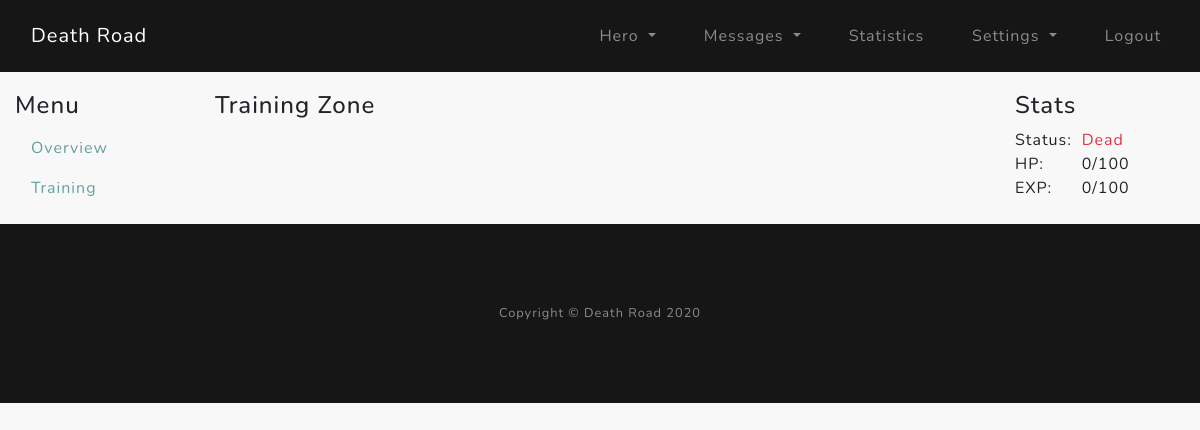
The app's page /hero/training (signed in), older data.
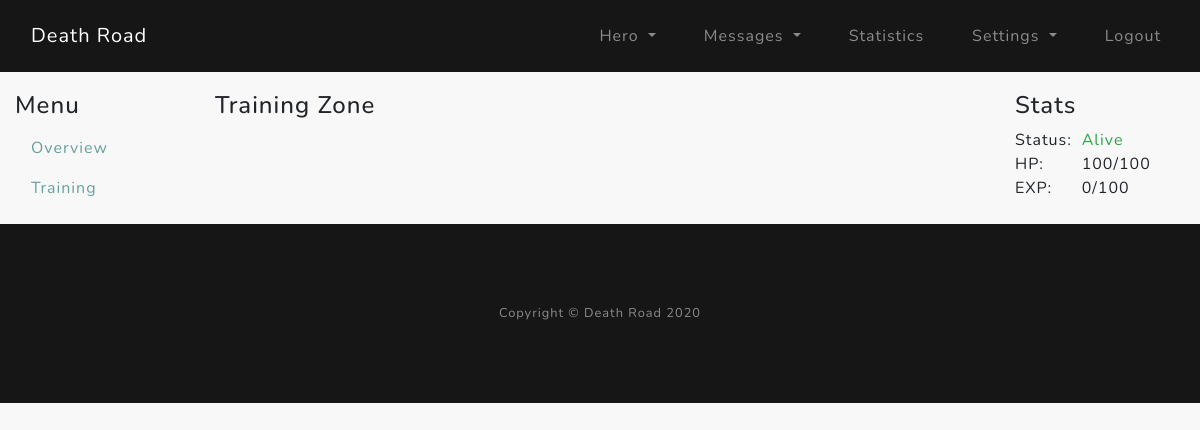
The same page, newer data.
### core/models.py (models this page shows)
class Hero(db.Model):
    __tablename__ = "hero"
    acc_id = Column(Integer, primary_key=True)  # hero id connected to account id
    name = Column(String(16), unique=True)  # name of the hero
    gender = Column(Boolean)  # 0 - male / 1 - female
    date_created = Column(DateTime)  # date created the hero
    level = Column(Integer)  # current level of the hero
    current_exp = Column(Integer)  # current experience of hero
    next_lvl_exp = Column(Integer)  # exp needed for next level
    hp = Column(Integer)  # current hero health HP
    hp_max = Column(Integer)  # current hero health HP
    hp_regen_rate = Column(Integer)  # hp regeneration per second
    hp_check_regen = Column(DateTime)  # used to calculate the regenerated hp over time
    alive = Column(Integer)  # Check if hero is Death (0), Reviving (1), Alive (2)
    death_check = Column(DateTime)  # Time when the hero was revived
    attack_point = Column(Integer)  # attack points needed to calculate damage

### core/hero/routes.py (the view)
@hero.route("/hero/training")
@login_required
def hero_training():
    if acc_has_hero(current_user.id):
        return redirect(url_for("hero.hero_create"))
    hp_regeneration(current_user.id)
    hero = Hero.query.filter_by(acc_id=current_user.id).first()
    if hero.alive == 1:
        revive_hero(current_user.id)
    return render_template("hero_training.html", hero=hero)

### core/hero/utils.py (called while the page is built, shortened)
def acc_has_hero(current_acc_id):
    hero = Hero.query.filter_by(acc_id=current_acc_id).first()
    return False if hero else True

def hp_regeneration(current_acc_id):
    regen = Hero.query.filter_by(acc_id=current_acc_id).first()

### core/models.py (called while the page is built)
@login_manager.user_loader
def load_user(user_id):
    return User.query.get(int(user_id))

### core/templates/hero_training.html
{% extends "hero_layout.html" %}
{% block hero_main %}
<div class="col-lg-8">
    <h4>Training Zone</h4>
</div>
{% include "hero_stats.html" %}
{% endblock %}

### core/templates/hero_stats.html
<div class="col-lg-2 order-first order-lg-2">
    <h4>Stats</h4>
    <div class="row">
        <div class="col-sm-4">Status:</div>
        {% if hero.alive == 2 %}
        <div class="col-sm-8 text-success">Alive</div>
        {% elif hero.alive == 1 %}
        <div class="col-sm-8 text-warning">Reviving</div>
        {% else %}
        <div class="col-sm-8 text-danger">Dead</div>
        {% endif %}
    </div>
    <div class="row">
        <div class="col-sm-4">HP:</div>
        <div class="col-sm-8">{{ hero.hp }}/{{ hero.hp_max }}</div>
    </div>
    <div class="row">
        <div class="col-sm-4">EXP:</div>
        <div class="col-sm-8">{{ hero.current_exp }}/{{ hero.next_lvl_exp }}</div>
    </div>
</div>

Row changes from the older to the newer data that the page shows:
changed Hero: alive 0 → 2 (drawn); hp "0" → "100"
Text that changed along with them:
text no longer shown: "Dead"
text now shown: "Alive"
